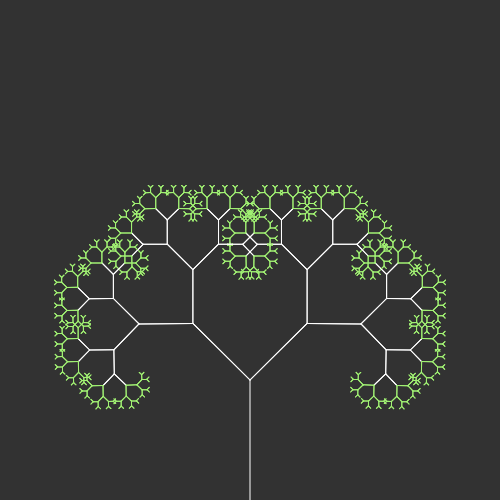
Frame 1 (no input)
Frame 60 (no input): identical to frame 1, image omitted
Frame 120 (the mouse pressed at the canvas centre since frame 60): identical to frame 1, image omitted

The p5.js sketch that drew this single still picture (run headless with seeded random() and noise() and a simulated clock; from frame 60 on, the mouse is pressed at the canvas centre):

// p5.js sketch
// ── sketch.js
let slider;
let angle;

function setup() {
   createCanvas(500, 500);
   slider = createSlider(0, PI, PI / 4, 0.01);
}
 
function draw() {
   background(50);
   stroke(255);
   angle = slider.value();
   translate(width / 2, height);
   branch(120);
}

function branch(len) {
   line(0, 0, 0, -len);
   translate(0, -len);
   
   if (len > 4) {
      if (len > 20) {
         stroke(255);
      }

      else {
         stroke(162, 242, 116);
      }

      push();
      rotate(angle);
      line(0, 0, 0, -len * 0.67);
      branch(len * 0.67);
      pop();

      push();
      rotate(-angle);
      line(0, 0, 0, -len * 0.67);
      branch(len * 0.67);
      pop();
   }
}
